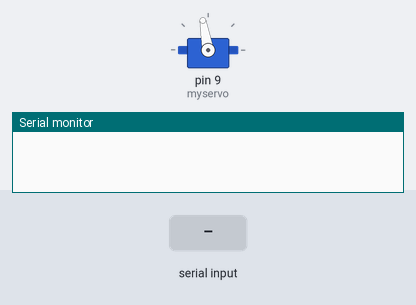
Recording of a sketch running on a simulated Arduino Uno, built with avr-gcc and run on an emulated ATmega328P. On the bench: servo, the last lines printed to the serial monitor. Inputs (shaded band) come from the test bench.

Above: at 1.2 s.
1.3 s: "1" received over Serial
At 2.45 s:
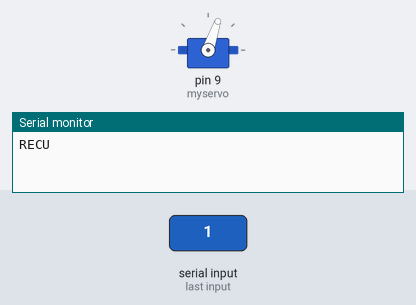
At 3.06 s:
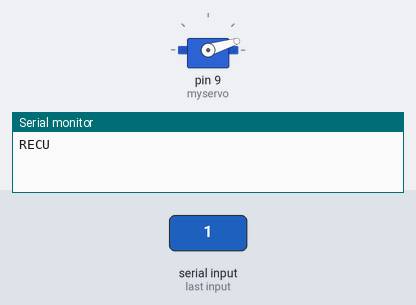
Timing chart, 0 to 5.8 s (numbered marks = the images above; inputs shaded):
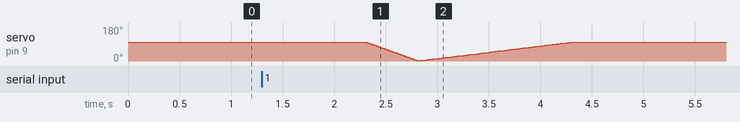

The sketch:

servo_fusee.ino
```cpp
#include <Servo.h>

Servo myservo;
int pos = 100;

void setup() {
  Serial.begin(9600);
  myservo.attach(9);
  myservo.write(100);
}

void loop() {

  if (Serial.available() > 0) {
    String var = Serial.readString();
    Serial.println("RECU");

    if (var == "1") //rentrer 1 dans la console pour executer
    {

      for (pos = 100; pos >= 1; pos -= 1)
      {
        myservo.write(pos);
        delay(5);
      }
      for (pos = 1; pos <= 100; pos += 1)
      {
        myservo.write(pos);
        delay(15);
      }

      Serial.println("TERMINE");
    }
  }
}
```
